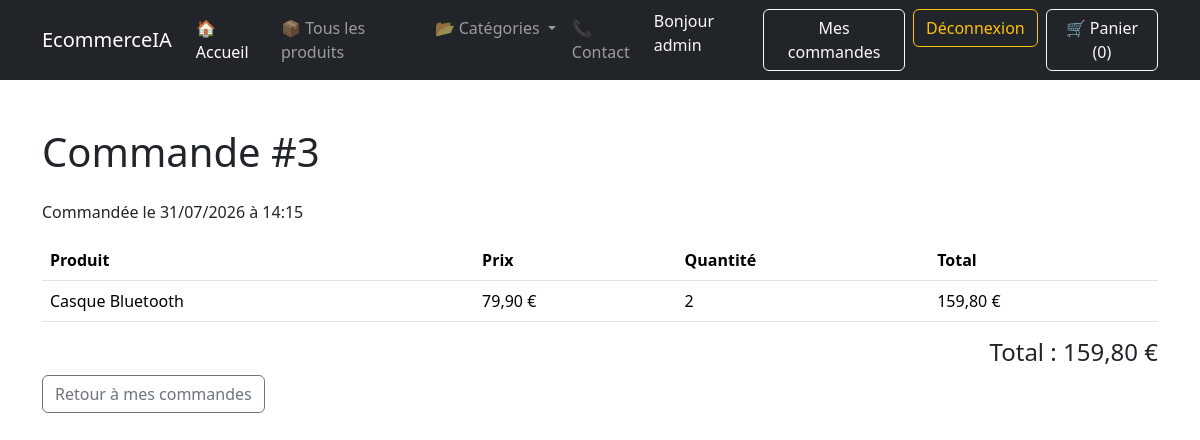
Screenshot of /commande/mes-commandes/3/ (signed in) with the database file from the repository.
### orders/models.py (models this page shows, shortened)
class Order(models.Model):
    user = models.ForeignKey(
        settings.AUTH_USER_MODEL,
        related_name="orders",
        on_delete=models.SET_NULL,
        null=True,
        blank=True,
    )
    first_name = models.CharField(max_length=100)
    last_name = models.CharField(max_length=100)
    email = models.EmailField()
    phone = models.CharField(max_length=30)
    address = models.CharField(max_length=255)
    postal_code = models.CharField(max_length=20)
    city = models.CharField(max_length=100)
    created_at = models.DateTimeField(auto_now_add=True)
    stripe_checkout_session_id = models.CharField(
        max_length=255,
        blank=True,
    )
    paid = models.BooleanField(default=False)
    class Meta:
        ordering = ["-created_at"]
    def get_total_price(self):
        return sum(item.get_cost() for item in self.items.all())

class OrderItem(models.Model):
    order = models.ForeignKey(
        Order,
        related_name="items",
        on_delete=models.CASCADE,
    )
    product = models.ForeignKey(
        Product,
        related_name="order_items",
        on_delete=models.PROTECT,
    )
    price = models.DecimalField(
        max_digits=10,
        decimal_places=2,
    )
    quantity = models.PositiveIntegerField(default=1)
    def get_cost(self):
        return self.price * self.quantity

### products/models.py (models this page shows, shortened)
class Product(models.Model):
    category = models.ForeignKey(
        Category,
        on_delete=models.SET_NULL,
        related_name="products",
        null=True,
        blank=True,
    )
    name = models.CharField(max_length=200)
    description = models.TextField()
    price = models.DecimalField(max_digits=10, decimal_places=2)
    image = models.ImageField(
        upload_to="products/",
        blank=True,
        null=True,
    )
    stock = models.PositiveIntegerField(default=0)
    is_available = models.BooleanField(default=True)
    created_at = models.DateTimeField(auto_now_add=True)

### orders/views.py (the view)
@login_required
def order_detail(request, order_id):
    order = get_object_or_404(
        request.user.orders.prefetch_related("items__product"),
        id=order_id,
    )
    return render(
        request,
        "orders/order_detail.html",
        {"order": order},
    )

### cart/cart.py (called while the page is built)
    def __len__(self):
        return sum(
            item["quantity"]
            for item in self.cart.values()
        )

### cart/context_processors.py (called while the page is built)
def cart(request):
    return {
        "cart": Cart(request),
    }

### products/context_processors.py (called while the page is built)
def categories(request):
    return {
        "menu_categories": Category.objects.all(),
    }

### orders/templates/orders/order_detail.html
{% extends "base.html" %}
{% block content %}
<div class="container py-5">
    <h1 class="mb-4">Commande #{{ order.id }}</h1>
    <p>
        Commandée le {{ order.created_at|date:"d/m/Y à H:i" }}
    </p>
    <div class="table-responsive">
        <table class="table align-middle">
            <thead>
                <tr>
                    <th>Produit</th>
                    <th>Prix</th>
                    <th>Quantité</th>
                    <th>Total</th>
                </tr>
            </thead>
            <tbody>
                {% for item in order.items.all %}
                    <tr>
                        <td>{{ item.product.name }}</td>
                        <td>{{ item.price }} €</td>
                        <td>{{ item.quantity }}</td>
                        <td>{{ item.get_cost }} €</td>
                    </tr>
                {% endfor %}
            </tbody>
        </table>
    </div>
    <div class="text-end">
        <h4>Total : {{ order.get_total_price }} €</h4>
    </div>
    <a
        href="{% url 'orders:order_list' %}"
        class="btn btn-outline-secondary"
    >
        Retour à mes commandes
    </a>
</div>
{% endblock %}

### core/templates/base.html (shortened to what this page needs)
<!DOCTYPE html>
<html lang="fr">
<head>
    <link
        href="https://cdn.jsdelivr.net/npm/bootstrap@5.3.7/dist/css/bootstrap.min.css"
        rel="stylesheet"
    >
</head>
<body>
<nav class="navbar navbar-expand-lg navbar-dark bg-dark">
    <div class="container">
        <a class="navbar-brand" href="/">EcommerceIA</a>
        <div class="collapse navbar-collapse" id="navbarNav">
            <ul class="navbar-nav me-auto">
                <li class="nav-item">
                    <a class="nav-link active" href="/">
                        🏠 Accueil
                    </a>
                </li>
                <li class="nav-item">
                    <a class="nav-link"
                       href="{% url 'products:product_list' %}">
                        📦 Tous les produits
                    </a>
                </li>
                <li class="nav-item dropdown">
                    <a class="nav-link dropdown-toggle"
                       href="#"
                       role="button"
                       data-bs-toggle="dropdown"
                       aria-expanded="false">
                        📂 Catégories
                    </a>
                </li>
                <li class="nav-item">
                    <a class="nav-link" href="#">
                        📞 Contact
                    </a>
                </li>
            </ul>
            <div class="d-flex">
                {% if user.is_authenticated %}
                    <span class="text-light me-2">
                        Bonjour {{ user.username }}
                    </span>
                    <a
                        href="{% url 'orders:order_list' %}"
                        class="btn btn-outline-light me-2"
                    >
                        Mes commandes
                    </a>
                    <form
                        method="post"
                        action="{% url 'logout' %}"
                        class="d-inline"
                    >
                        <button
                            type="submit"
                            class="btn btn-outline-warning me-2"
                        >
                            Déconnexion
                        </button>
                    </form>
                {% endif %}
                    <a
                        href="{% url 'cart:cart_detail' %}"
                        class="btn btn-outline-light"
                    >
                        🛒 Panier ({{ cart|length }})
                    </a>
            </div>
        </div>
    </div>
</nav>
<main>
    {% block content %}
    {% endblock %}
</main>
</body>
</html>

### rows the page displays
Order: id "3", created_at "31/07/2026 à 14:15", get_total_price "159,80"
OrderItem: product.name "Casque Bluetooth", price "79,90", quantity "2", get_cost "159,80"

### other values shown
{{ user.username }} "admin"
{{ cart|length }} "0"
